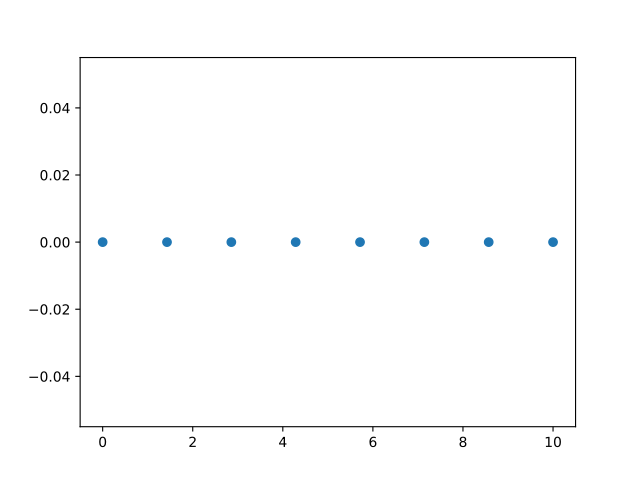

Here is the Python script that generated this plot:
import numpy as np
import matplotlib.pyplot as plt
fig = plt.figure()
ax = fig.add_subplot(111)
N = 8
y = np.zeros(N)
x1 = np.linspace(0, 10, N, endpoint=True)
p1 = plt.plot(x1, y, 'o')
ax.set_xlim([-0.5,10.5])
plt.show()
